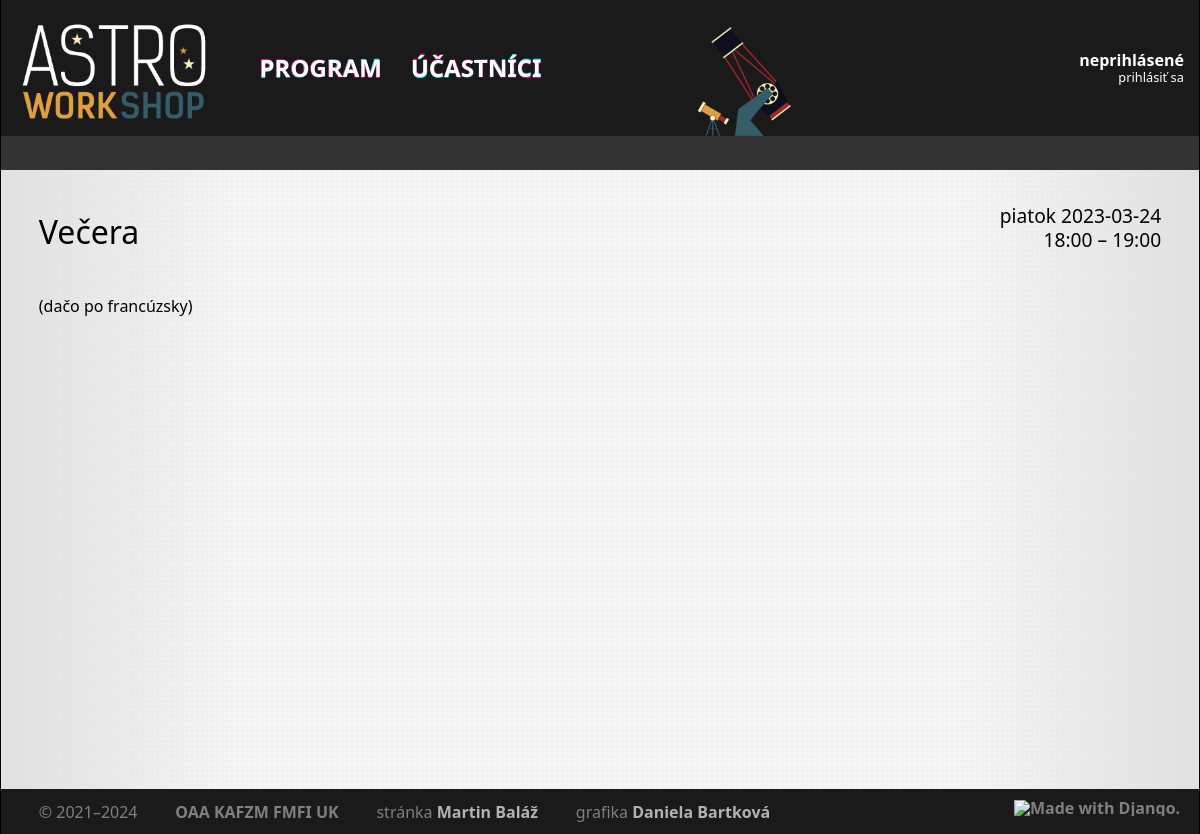
Before: /talk/249/ with the older database file.
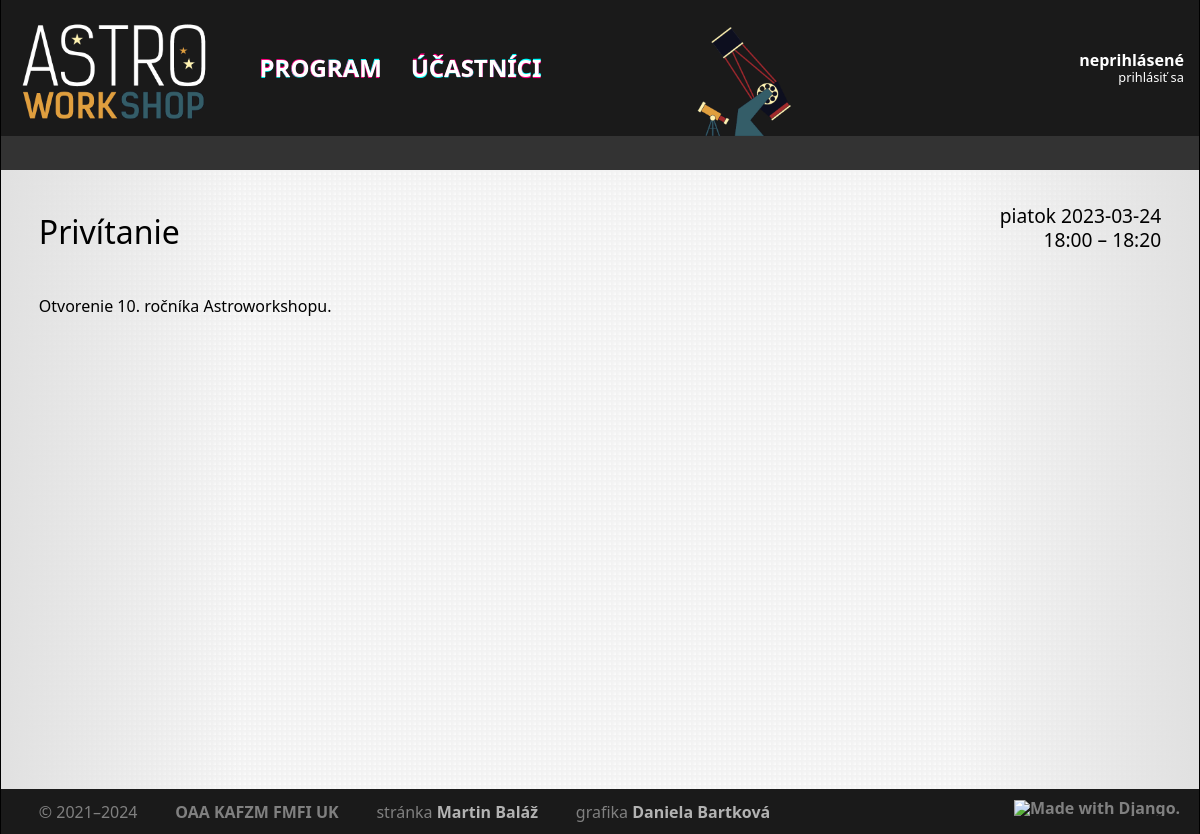
After: the same page with the newer database file.
### core/models/slot.py (models this page shows, shortened)
class Slot(models.Model):
    class Meta:
        ordering = ['start', 'duration']
        verbose_name = 'slot'
        verbose_name_plural = 'sloty'
    objects = SlotQuerySet.as_manager()
    CATEGORY_TALK = 'T'
    CATEGORY_WORKSHOP = 'W'
    CATEGORY_MEAL = 'M'
    CATEGORY_OTHER = 'O'
    CATEGORIES = [
        (CATEGORY_TALK, 'Prednáška'),
        (CATEGORY_WORKSHOP, 'Workshop'),
        (CATEGORY_MEAL, 'Jedlo'),
        (CATEGORY_OTHER, 'Ostatné'),
    ]
    title = models.CharField(blank=True, max_length=256, verbose_name='názov')
    abstract = models.TextField(blank=True, max_length=4096, verbose_name='abstrakt')
    start = models.DateTimeField(null=True, blank=True, verbose_name='začiatok')
    duration = models.PositiveIntegerField(null=False, verbose_name='dĺžka (min)')
    note = models.CharField(blank=True, max_length=256, verbose_name='poznámka')
    person = models.ManyToManyField('Participant', related_name='slots', blank=True, verbose_name='účastník')
    event = models.ForeignKey('Event', null=True, blank=True, related_name='slots', on_delete=models.CASCADE,
                              verbose_name='workshop')
    category = models.CharField(max_length=1, choices=CATEGORIES, default=CATEGORY_TALK, verbose_name='kategória')
    online = models.BooleanField(null=False, blank=False, default=False, verbose_name='online')
    presentation = models.FileField(
        null=True,
        blank=True,
        upload_to=presentation_filename,
        verbose_name='prezentácia (PDF)'
    )
    video = models.URLField(max_length=100, null=True, blank=True, verbose_name='URL videa')

### core/views/slot.py (the view)
# urls.py: path('talk/<int:id>/', slot.SlotView.as_view(), name='slot'),
class SlotView(django.views.generic.DetailView):
    model = core.models.Slot
    context_object_name = 'slot'
    template_name = 'core/slot.html'
    slug_field = 'id'
    slug_url_kwarg = 'id'
    def get_queryset(self):
        return self.model.objects.with_people()
    def get_context_data(self, **kwargs):
        context = super().get_context_data(**kwargs)
        return context

### core/models/affiliation.py (called while the page is built)
    def with_institute(self):
        return self.prefetch_related(
            Prefetch(
                'institute'
            )
        )

### core/models/participant.py (called while the page is built)
    def with_current_affiliations(self, date):
        return self.prefetch_related(
            Prefetch(
                'affiliation',
                queryset=Affiliation.objects.with_institute().filter(
                    (Q(start__lte=date) | Q(start=None)) & (Q(end__gte=date) | Q(end=None))
                ).distinct(),
                to_attr='current_affiliations',
            ),
        )

    def with_full_name(self):
        return self.annotate(full_name=Concat('last_name', Value(', '), 'first_name'))

    def get_queryset(self):
        return super().get_queryset().annotate(full_name=Concat('last_name', Value(', '), 'first_name'))

### core/templatetags/astro.py (called while the page is built)
@register.filter(name='add_minutes')
def add_minutes(base, value):
    return base + datetime.timedelta(minutes=value)

@register.filter(name='replace')
def replace(string, args):
    find = args.split(args[0])[1]
    repl = args.split(args[0])[2]
    return mark_safe(re.sub(find, repl, string))

### core/templates/core/slot.html (shortened to what this page needs)
{% extends 'core/base.html' %}
{% load tz astro %}
{% block page %}
    <div class="title">
        <h2 class="slot-title">
            {{ slot.title }}
        </h2>
        <div class="time">
            <div class="time-inner">
                <span class="time">
                    {{ slot.start|timezone:"Europe/Bratislava"|date:"l Y-m-d"|replace:"#-#&dash;" }}
                    {{ slot.start|timezone:"Europe/Bratislava"|date:"H:i" }}
                    {% if slot.start and slot.duration > 0 %}
                        &ndash; {{ slot.start|add_minutes:slot.duration|timezone:"Europe/Bratislava"|time:"H:i" }}
                    {% endif %}
                </span>
            </div>
        </div>
    </div>
    <div class="authors">
    </div>
    <p class="abstract">
        {% if slot.abstract %}
            {{ slot.abstract|replace:"#\n#<br />" }}
        {% else %}
            {% if slot.category == slot.CATEGORY_TALK %}
                <span class="empty">
                    Táto prednáška nemá abstrakt.
                </span>
            {% endif %}
        {% endif %}
    </p>
{% endblock %}

Changed rows visible on the page:
changed Slot: title "Večera" → "Privítanie"; start|add_minutes "19:00" → "18:20"; abstract "(dačo po francúzsky)" → "Otvorenie 10. ročníka Astroworkshopu."
